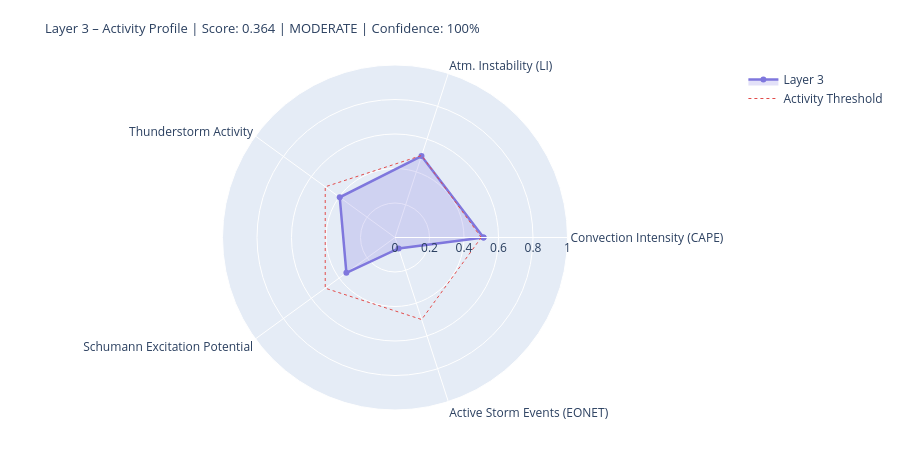

This figure's notebook cell:
### Markdown cell above
---
## 4. State Assessment & Handoff to Layer 4/5

### Code cell
# ============================================================
# LAYER-3-SCORE
# Five dynamic components
# ============================================================

def norm(v, lo, hi):
    if v is None or (isinstance(v, float) and math.isnan(v)): return None
    return round(max(0.0, min(1.0, (v - lo) / (hi - lo))), 4)

# --- 1) Convection intensity (global CAPE mean) ---
cape_mean = df_atm['cape'].dropna().mean() if not df_atm.empty else None
conv_score = norm(cape_mean, 0, 3000)
conv_src   = 'primary' if cape_mean is not None else 'missing'

# --- 2) Atmospheric instability (LI mean) ---
li_mean   = df_atm['li'].dropna().mean() if not df_atm.empty else None
# Negative LI = unstable → higher score
instab_score = norm(-li_mean if li_mean is not None else None, -6, 6)
instab_src   = 'primary' if li_mean is not None else 'missing'

# --- 3) Thunderstorm activity (mean thunder score + WMO count) ---
thunder_mean = df_atm['thunder_score'].mean() if not df_atm.empty else None
n_thunder    = int(df_atm['thunderstorm'].sum()) if not df_atm.empty else 0
thunder_score_val = norm(
    (thunder_mean or 0) * 0.7 + n_thunder * 0.1, 0, 1.0
) if thunder_mean is not None else None
thunder_src = 'primary'

# --- 4) Schumann excitation potential (weighted Schumann contribution) ---
schumann_pot = df_atm['schumann_contribution'].mean() if not df_atm.empty else None
# Boosted by Layer-2 thunderstorm trigger
if schumann_pot is not None and l2_thunder:
    schumann_pot = min(1.0, schumann_pot * 1.2)
schumann_score = norm(schumann_pot, 0, 1.0) if schumann_pot is not None else None
schumann_src   = 'derived'

# --- 5) Storm activity (NASA EONET) ---
# Distinction: None = data not loaded, 0.0 = loaded but no events
storm_score = None
storm_src   = 'missing'
if raw.get('storms') is not None:          # API reached successfully
    storm_score = norm(len(storm_events), 0, 30) if storm_events else 0.0
    storm_src   = 'primary'

# X-Ray and Kp: context only, not in dynamic score
# (X-Ray = Layer-0/4 driver; Kp = geomagnetic index, not a lightning proxy)
xray_context = None
if raw.get('xray'):
    df_xc = pd.DataFrame(raw['xray'])
    fc = next((c for c in df_xc.columns
               if any(k in c.lower() for k in ['flux','long']) and 'time' not in c.lower()),
              df_xc.columns[1])
    df_xc[fc] = pd.to_numeric(df_xc[fc], errors='coerce')
    xray_last = df_xc[fc].dropna().iloc[-1] if not df_xc[fc].dropna().empty else None
    if xray_last:
        xray_class = ('X' if xray_last>=1e-4 else 'M' if xray_last>=1e-5
                      else 'C' if xray_last>=1e-6 else 'B')
        xray_context = {'flux': float(xray_last), 'class': xray_class}
        print(f'X-Ray context: {xray_class}-class ({xray_last:.2e} W/m²)')

# --- Aggregate ---
COMPONENTS = {
    'Convection Intensity (CAPE)':  {'score': conv_score,       'source': conv_src,    'dynamic': True},
    'Atm. Instability (LI)':         {'score': instab_score,     'source': instab_src,  'dynamic': True},
    'Thunderstorm Activity':              {'score': thunder_score_val, 'source': thunder_src, 'dynamic': True},
    'Schumann Excitation Potential':   {'score': schumann_score,   'source': schumann_src,'dynamic': True},
    'Active Storm Events (EONET)': {'score': storm_score,      'source': storm_src,   'dynamic': True},
}

available   = {k: v['score'] for k, v in COMPONENTS.items() if v['score'] is not None}
unavailable = [k for k, v in COMPONENTS.items() if v['score'] is None]
layer3_score = round(sum(available.values()) / len(available), 4) if available else None
confidence   = round(len(available) / len(COMPONENTS), 2)
level = ('unknown' if layer3_score is None
         else 'quiet'   if layer3_score < 0.3
         else 'moderate' if layer3_score < 0.6
         else 'active')
dominant_l3 = max(available, key=available.get) if available else 'none'

# --- Ausgabe ---
W = 68
print('=' * W)
print('LAYER 3 – ATMOSPHERE / WEATHER / THUNDERSTORMS – STATE ASSESSMENT')
print('=' * W)
for name, comp in COMPONENTS.items():
    s = comp['score']
    if s is not None:
        bar = '█' * int(s * 20) + '░' * (20 - int(s * 20))
        print(f'  {name:<36} {bar}  {s:.3f}  [{comp["source"]}]')
    else:
        print(f'  {name:<36} {"─" * 20}  n/a   [missing]')
print('-' * W)
print(f'  Score:        {layer3_score:.3f}  ({len(available)}/{len(COMPONENTS)} components)')
print(f'  Confidence:   {confidence:.0%}')
print(f'  Level:        {level.upper()}')
print(f'  Dominant:     {dominant_l3}')
print(f'  CAPE mean:    {cape_mean:.0f} J/kg' if cape_mean else '  CAPE mean:    n/a')
print(f'  LI mean:      {li_mean:.1f} K' if li_mean is not None else '  LI mean:      n/a')
print(f'  Thunderstorms:{n_thunder} points (WMO)  +  {len(storm_events)} NASA EONET')
print('=' * W)

# Radar
cats   = list(available.keys())
vals_r = list(available.values())
if len(cats) >= 3:
    fig = go.Figure()
    fig.add_trace(go.Scatterpolar(
        r=vals_r + [vals_r[0]], theta=cats + [cats[0]],
        fill='toself', fillcolor='rgba(127,119,221,0.22)',
        line=dict(color='#7F77DD', width=2.5), name='Layer 3'
    ))
    fig.add_trace(go.Scatterpolar(
        r=[0.5] * (len(cats)+1), theta=cats + [cats[0]],
        line=dict(color='#E24B4A', dash='dot', width=1),
        mode='lines', name='Activity Threshold'
    ))
    fig.update_layout(
        title=dict(
            text=f'Layer 3 – Activity Profile | Score: {layer3_score:.3f} | {level.upper()} | Confidence: {confidence:.0%}',
            font=dict(size=13)
        ),
        polar=dict(radialaxis=dict(visible=True, range=[0, 1])),
        height=450, showlegend=True,
        margin=dict(l=60, r=60, t=65, b=40)
    )
    fig.show()

### Figure 1 — Plotly figure (JSON) as saved in the notebook; plotly's stock layout.template omitted (floating-point values rounded to 4 significant figures)
{"data": [{"fill": "toself", "fillcolor": "rgba(127,119,221,0.22)", "line": {"color": "#7F77DD", "width": 2.5}, "name": "Layer 3", "r": [0.5133, 0.4967, 0.396, 0.3484, 0.0667, 0.5133], "theta": ["Convection Intensity (CAPE)", "Atm. Instability (LI)", "Thunderstorm Activity", "Schumann Excitation Potential", "Active Storm Events (EONET)", "Convection Intensity (CAPE)"], "type": "scatterpolar"}, {"line": {"color": "#E24B4A", "dash": "dot", "width": 1}, "mode": "lines", "name": "Activity Threshold", "r": [0.5, 0.5, 0.5, 0.5, 0.5, 0.5], "theta": ["Convection Intensity (CAPE)", "Atm. Instability (LI)", "Thunderstorm Activity", "Schumann Excitation Potential", "Active Storm Events (EONET)", "Convection Intensity (CAPE)"], "type": "scatterpolar"}], "layout": {"height": 450, "margin": {"b": 40, "l": 60, "r": 60, "t": 65}, "polar": {"radialaxis": {"range": [0, 1], "visible": true}}, "showlegend": true, "title": {"font": {"size": 13}, "text": "Layer 3 – Activity Profile | Score: 0.364 | MODERATE | Confidence: 100%"}}}
